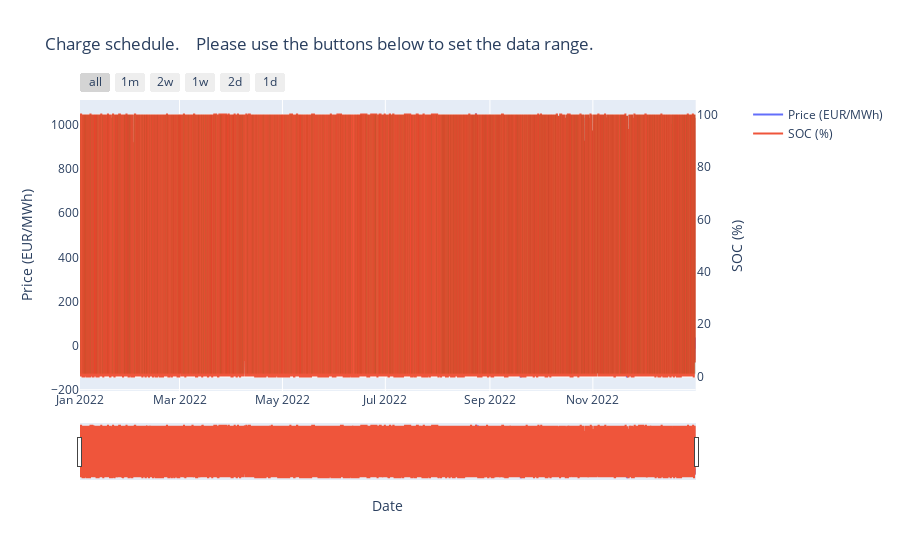

Notebook code for this chart:
### Markdown cell above
# Show profits :

### Code cell
start_show = start
end_show = end
display_schedule(df_optim,start_show,end_show)
